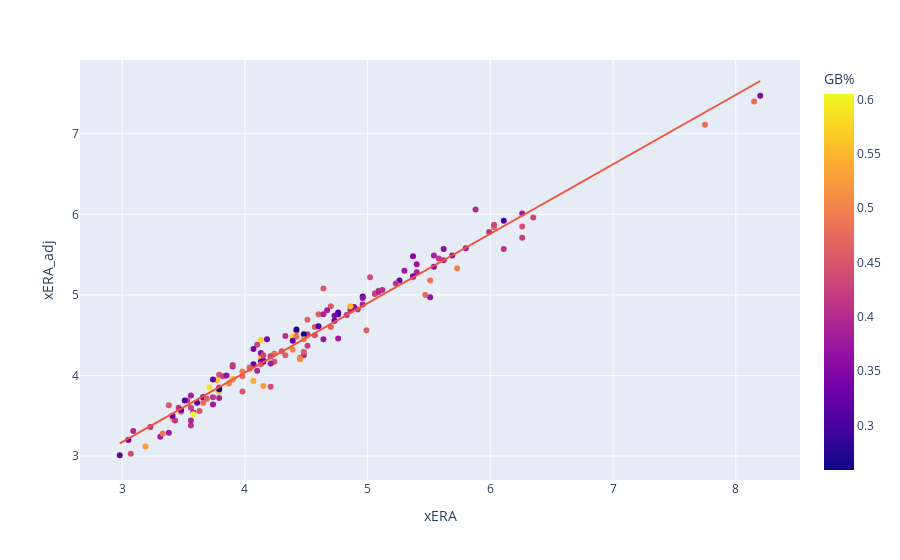

The code cell stored with this chart in its notebook:
### Code cell
px.scatter(df_2023.loc[df_2023['IP']>50], x='xERA', y='xERA_adj', color='GB%', hover_name='Name', hover_data=['ERA', 'xERA'], trendline='ols')

### Figure 1 — Plotly figure (JSON) as saved in the notebook; plotly's stock layout.template omitted (floating-point values rounded to 4 significant figures; data arrays with more than 128 entries replaced by an {"elided": "..."} marker saying what was removed)
{"data": [{"customdata": {"elided": "157x1 float values"}, "hovertemplate": "<b>%{hovertext}</b><br><br>xERA=%{x}<br>xERA_adj=%{y}<br>ERA=%{customdata[0]}<br>GB%=%{marker.color}<extra></extra>", "hovertext": {"elided": "157 str values"}, "legendgroup": "", "marker": {"color": {"elided": "157 float values"}, "coloraxis": "coloraxis", "symbol": "circle"}, "mode": "markers", "name": "", "orientation": "v", "showlegend": false, "type": "scatter", "x": {"elided": "157 float values"}, "xaxis": "x", "y": {"elided": "157 float values"}, "yaxis": "y"}, {"hovertemplate": "<b>OLS trendline</b><br>xERA_adj = 0.861713 * xERA + 0.588136<br>R<sup>2</sup>=0.967921<br><br>xERA=%{x}<br>xERA_adj=%{y} <b>(trend)</b><extra></extra>", "legendgroup": "", "marker": {"symbol": "circle"}, "mode": "lines", "name": "", "showlegend": false, "type": "scatter", "x": {"elided": "157 float values"}, "xaxis": "x", "y": {"elided": "157 float values"}, "yaxis": "y"}], "layout": {"coloraxis": {"colorbar": {"title": {"text": "GB%"}}, "colorscale": [[0, "#0d0887"], [0.1111, "#46039f"], [0.2222, "#7201a8"], [0.3333, "#9c179e"], [0.4444, "#bd3786"], [0.5556, "#d8576b"], [0.6667, "#ed7953"], [0.7778, "#fb9f3a"], [0.8889, "#fdca26"], [1, "#f0f921"]]}, "legend": {"tracegroupgap": 0}, "margin": {"t": 60}, "xaxis": {"anchor": "y", "domain": [0, 1], "title": {"text": "xERA"}}, "yaxis": {"anchor": "x", "domain": [0, 1], "title": {"text": "xERA_adj"}}}}
